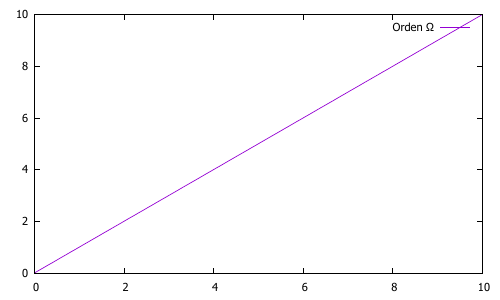

gnuplot code for this plot:
set terminal pdf color
set output 'practica1-gnuplottex-fig8.pdf'
plot [0:10] x title 'Orden Ω'
